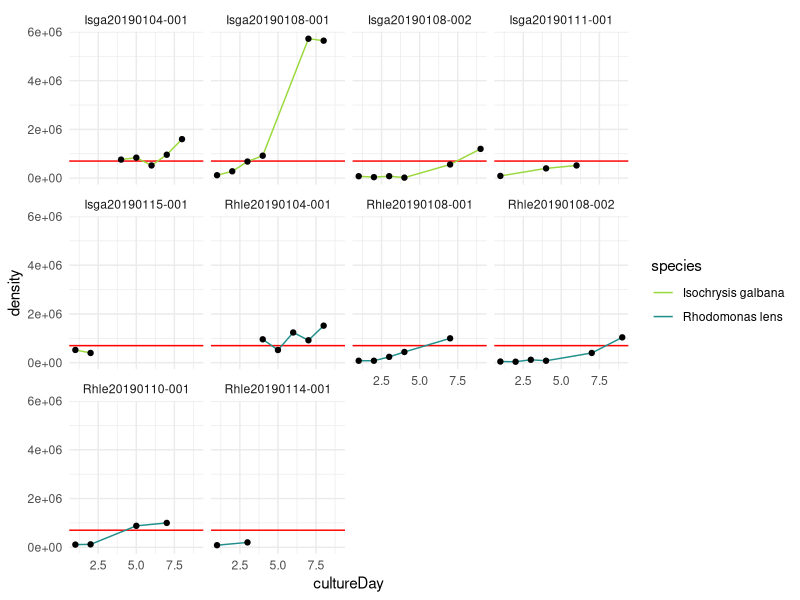
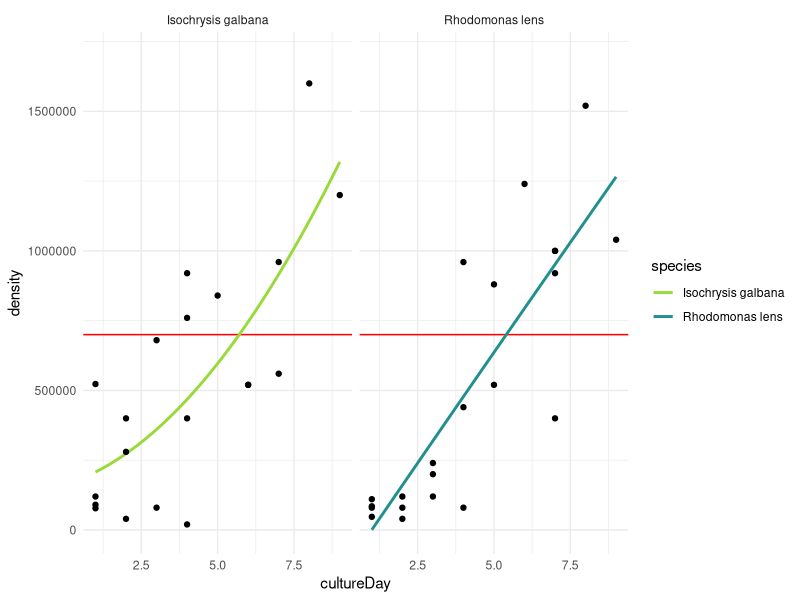

Write the R code that produced these figures, in order.
###################################################################################
#                                                                                ##
# Algal Culture                                                                  ##
# Data are current as of 2019-01-15                                              ##
# Data source: Oregon Institute of Marine Biology                                ##
# R code prepared by Ross Whippo                                                 ##
# Last updated 2019-01-15                                                        ##
#                                                                                ##
###################################################################################

# SUMMARY:
# Code to visualize and analyse algal cultures grown to feed larval Strongylocentrotus
# purpuratus for Ross Whippo's winter 2019 lab rotation with Richard Emlet.

# Required Files (check that script is loading latest version):
# Algal-Culture-Log.csv

# Associated Scripts:
# None

# TO DO

###################################################################################
# TABLE OF CONTENTS                                                               #
#                                                                                 #
# RECENT CHANGES TO SCRIPT                                                        #
# LOAD PACKAGES                                                                   #
# READ IN AND PREPARE DATA                                                        #
# MANIPULATE DATA                                                                 #   
#                                                                                 #
###################################################################################

###################################################################################
# RECENT CHANGES TO SCRIPT                                                        #
###################################################################################

# 2019-01-15 Script created.

###################################################################################
# LOAD PACKAGES                                                                   #
###################################################################################

library(tidyverse)
library(ggplot2)
library(viridis)

###################################################################################
# READ IN AND PREPARE DATA                                                        #
###################################################################################

algal_culture <- read.csv("Algal-Culture-Log.csv")

str(algal_culture)

###################################################################################
# MANIPULATE DATA                                                                 #
###################################################################################

ggplot(data = algal_culture, aes(x = cultureDay, y = density)) +
  geom_hline(yintercept = 700000, color = "red") +
  geom_line(aes(color = species)) +
  geom_point() +
  facet_wrap(~cultureID) +
  #ylim(0,1700000) +
  scale_color_viridis(discrete = TRUE, option = "D", begin = 0.85, end = 0.5) +
  theme_minimal() 
  
ggplot(data = algal_culture, aes(x = cultureDay, y = density)) +
  geom_hline(yintercept = 700000, color = "red") +
  geom_smooth(aes(color = species), se = FALSE, method = "lm", formula = y ~ x + I(x^2)) +
  geom_point() +
  facet_grid(~species) +
  ylim(0,1700000) +
  scale_color_viridis(discrete = TRUE, option = "D", begin = 0.85, end = 0.5) +
  theme_minimal() 


############### SUBSECTION HERE

#####
#<<<<<<<<<<<<<<<<<<<<<<<<<<END OF SCRIPT>>>>>>>>>>>>>>>>>>>>>>>>#
